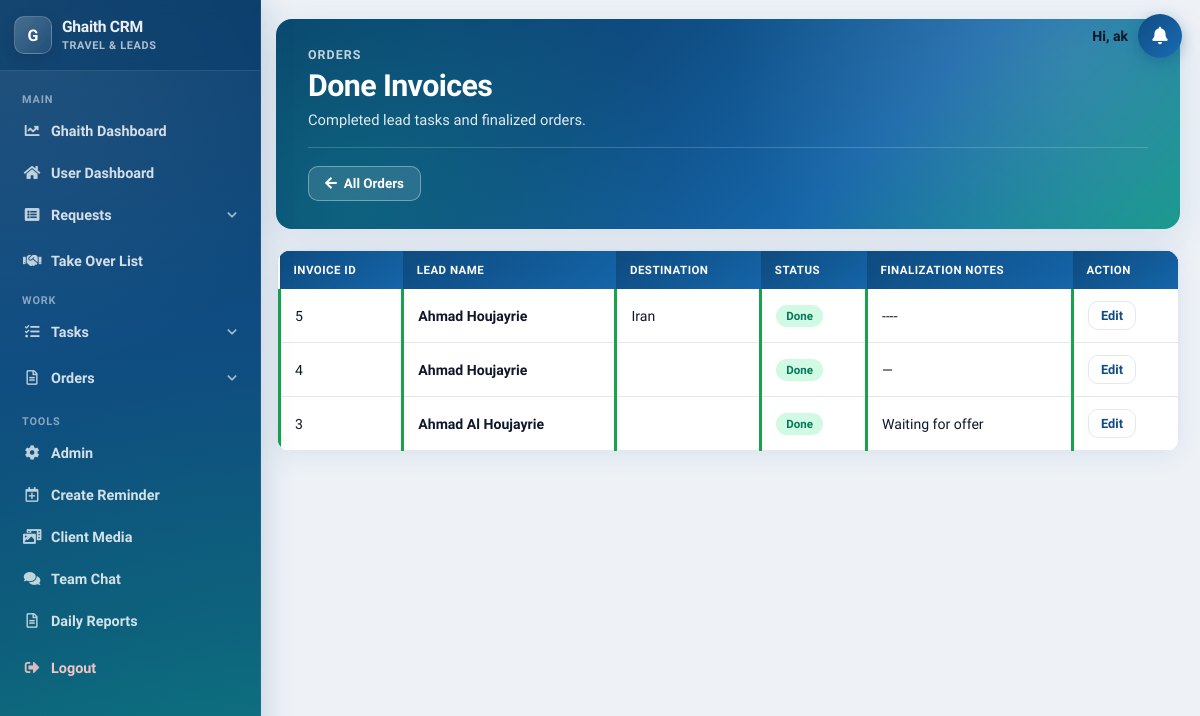
Page /tasks/leads/done/ (signed in) on the earlier database version.
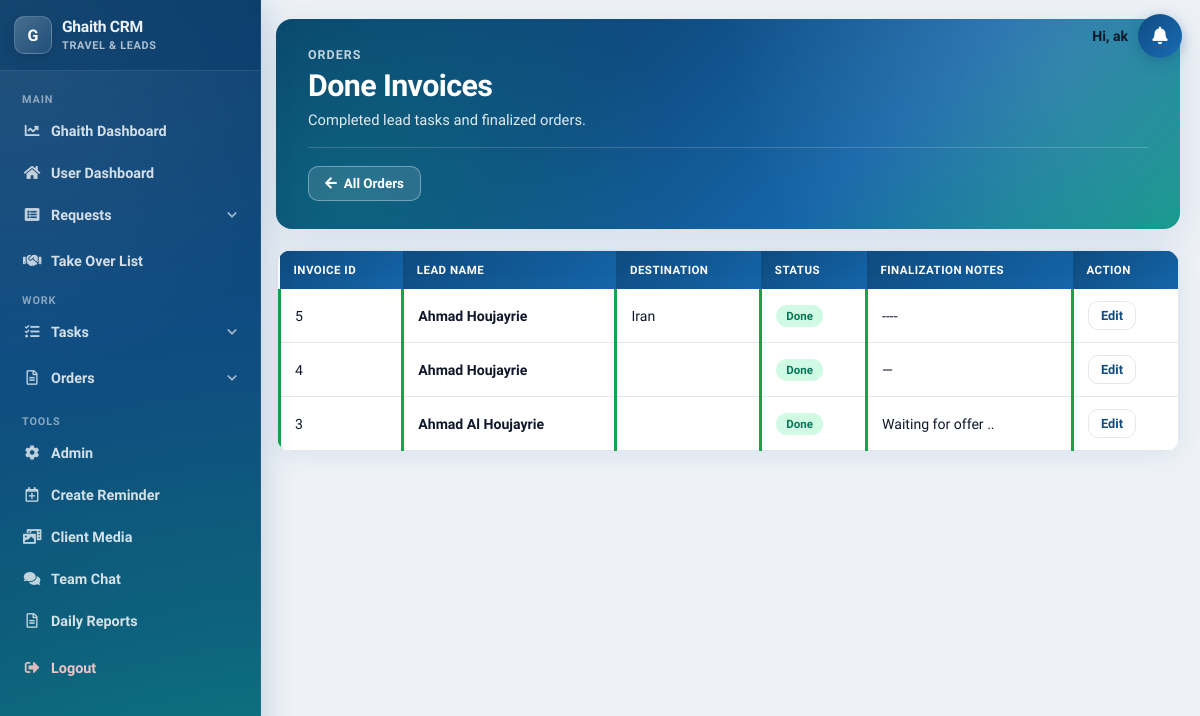
Same page on the later database version.
### tasks/models.py (models this page shows, shortened)
class LeadTask(models.Model):
    PAYMENT_CH = [
        ('installment', 'Installment'),
        ('full', 'Full'),
    ]
    STATUS_CHOICES = [
        ('onhold', 'On Hold'),
        ('progress', 'In Progress'),
        ('done', 'Done'),
        ('cancelled', 'Cancelled'),
    ]
    lead = models.ForeignKey('display.Lead', on_delete=models.CASCADE)
    assigned_to = models.ForeignKey(User, on_delete=models.CASCADE)
    payment = models.CharField(max_length=100, choices=PAYMENT_CH, blank=True)
    status = models.CharField(max_length=100, choices=STATUS_CHOICES)
    notes = models.TextField(blank=True, null=True)
    travel_date = models.DateTimeField(null=True, blank=True)
    return_date = models.DateTimeField(null=True, blank=True)
    date_of_birth = models.DateField(null=True, blank=True)
    passport_expiry_date = models.DateField(null=True, blank=True)

### display/models.py (models this page shows, shortened)
class Lead(models.Model):
    reason_of_travel = models.TextField(blank=True, null=True)
    why_this_destination = models.TextField(blank=True, null=True)
    travel_dates_flexible = models.BooleanField(blank=True, default=False)
    budget_range_from = models.PositiveIntegerField(blank=True, null=True)
    budget_range_to = models.PositiveIntegerField(blank=True, null=True)
    name = models.CharField(max_length=100)
    email = models.EmailField(blank=True, null=True)
    country_code = models.CharField(max_length=5, default='+961')
    phone = models.CharField(max_length=15)
    CHANNEL_CHOICES = [
        ('', 'Select Channel'),
        ('Facebook', 'Facebook'),
        ('Whatsapp', 'Whatsapp'),
        ('Referral', 'Referral'),
        ('Direct', 'Direct'),
        ('Website', 'Website'),
        ('Instagram', 'Instagram'),
    ]
    channel = models.CharField(max_length=100, choices=CHANNEL_CHOICES, blank=True)
    SERVICE_CHOICES = [
        ('hotel', 'Hotel'),
        ('ticket', 'Ticket'),
        ('visa', 'Visa'),
        ('package', 'Package'),
        ('travel insurance', 'Travel Insurance'),
    ]
    STATUS_CHOICES = [
        ('onhold', 'On Hold'),
        ('processing', 'Processing'),
        ('negotiation', 'Negotiation'),
        ('finalized', 'Finalized'),
        ('followup', 'Follow-Up'),
        ('done', 'Unqualified'),
    ]
    type_of_service = models.CharField(max_length=50, choices=SERVICE_CHOICES, blank=True, default='')
    status = models.CharField(max_length=50, choices=STATUS_CHOICES, blank=True, default='onhold')
    status_changed_at = models.DateTimeField(null=True, blank=True)
    destination = models.CharField(max_length=200, blank=True, choices=get_destination_choices)
    pax = models.CharField(max_length=100, blank=True, default='')
    duration = models.CharField(max_length=200, blank=True, default='')
    travel_date_from = models.DateField(blank=True, null=True)
    travel_date_to = models.DateField(blank=True, null=True)
    selling_price = models.CharField(max_length=200, blank=True)
    net = models.CharField(max_length=200, blank=True, default='')
    profit = models.CharField(max_length=200, blank=True)
    date_notes = models.TextField(blank=True, null=True)
    special_request = models.TextField(blank=True)
    urgent = models.BooleanField(default=False)
    assignment_notes = models.TextField(blank=True)
    supplier = models.CharField(max_length=200, blank=True)
    sold = models.BooleanField(blank=True, default=False)
    lost = models.BooleanField(blank=True, default=False)
    finalization_notes = models.TextField(blank=True, null=True)
    assigned_to = models.ForeignKey(User, on_delete=models.CASCADE, related_name="current")
    assigned_at = models.DateTimeField(null=True, blank=True)
    attachments = models.ManyToManyField(Attachment, blank=True)
    follow_up = models.DateField(blank=True, null=True)
    created_at = models.DateTimeField(auto_now_add=True, editable=False)
    last_modified = models.DateTimeField(auto_now=True, editable=True)
    takeover = models.BooleanField(default=True)
    special_takeover = models.BooleanField(default=False)  # New field
    takeover_added_at = models.DateTimeField(null=True, blank=True)
    period = models.PositiveIntegerField(default=20)
    is_archived = models.BooleanField(default=False)
    offer_prepared = models.BooleanField(default=False)
    offer_details = models.TextField(blank=True, null=True)
    moved_to_negotiation = models.BooleanField(default=False)  # New field

### tasks/views.py (the view)
# urls.py: path('leads/done/', views.done_leadtasks, name='doneLeadTask'),
@login_required(login_url="/login/")
def done_leadtasks(request):
    data = LeadTask.objects.filter(assigned_to=request.user, status='done').order_by('-pk')
    return render(request, 'doneleadtasks.html', {'data': data})

### tasks/templates/doneleadtasks.html (shortened to what this page needs)
<!DOCTYPE html>
<html lang="en">
<head>
</head>
<body>
{% include 'navbar.html' %}
<div class="req-wrap">
    <header class="req-hero">
        <div class="req-hero__bg"></div>
        <div class="req-hero__content">
            <div class="req-hero__eyebrow">Orders</div>
            <h1 class="req-hero__title">Done Invoices</h1>
            <p class="req-hero__sub">Completed lead tasks and finalized orders.</p>
            <div class="req-hero__footer">
                <a href="{% url 'current_lead_tasks' %}" class="req-btn-ghost"><i class="fas fa-arrow-left"></i> All Orders</a>
            </div>
        </div>
    </header>
    <div class="req-card">
        <div class="req-table-wrap">
            <table class="req-table data-table">
                <thead>
                    <tr>
                        <th>Invoice ID</th>
                        <th>Lead Name</th>
                        <th>Destination</th>
                        <th>Status</th>
                        <th>Finalization Notes</th>
                        <th>Action</th>
                    </tr>
                </thead>
                <tbody>
                    {% for d in data %}
                    <tr class="{{ d.status }}">
                        <td data-label="Invoice ID">{{ d.pk }}</td>
                        <td data-label="Lead Name"><strong>{{ d.lead.name }}</strong></td>
                        <td data-label="Destination">{{ d.lead.destination }}</td>
                        <td data-label="Status"><span class="req-status-pill req-status-pill--{{ d.status }}">{{ d.status }}</span></td>
                        <td data-label="Finalization Notes">{{ d.lead.finalization_notes|default:"—" }}</td>
                        <td data-label="Action"><a href="{% url 'edit_lead_tasks' d.pk %}" class="req-btn req-btn--outline req-btn--sm">Edit</a></td>
                    </tr>
                    {% empty %}
                    <tr><td colspan="6"><div class="req-empty"><i class="fas fa-check-circle"></i>No done invoices yet.</div></td></tr>
                    {% endfor %}
                </tbody>
            </table>
        </div>
    </div>
</div>
</body>
</html>

Differences in the rows shown:
changed through a linked row, LeadTask "Ahmad Al Houjayrie": lead.finalization_notes "Waiting for offer" → "Waiting for offer .."
